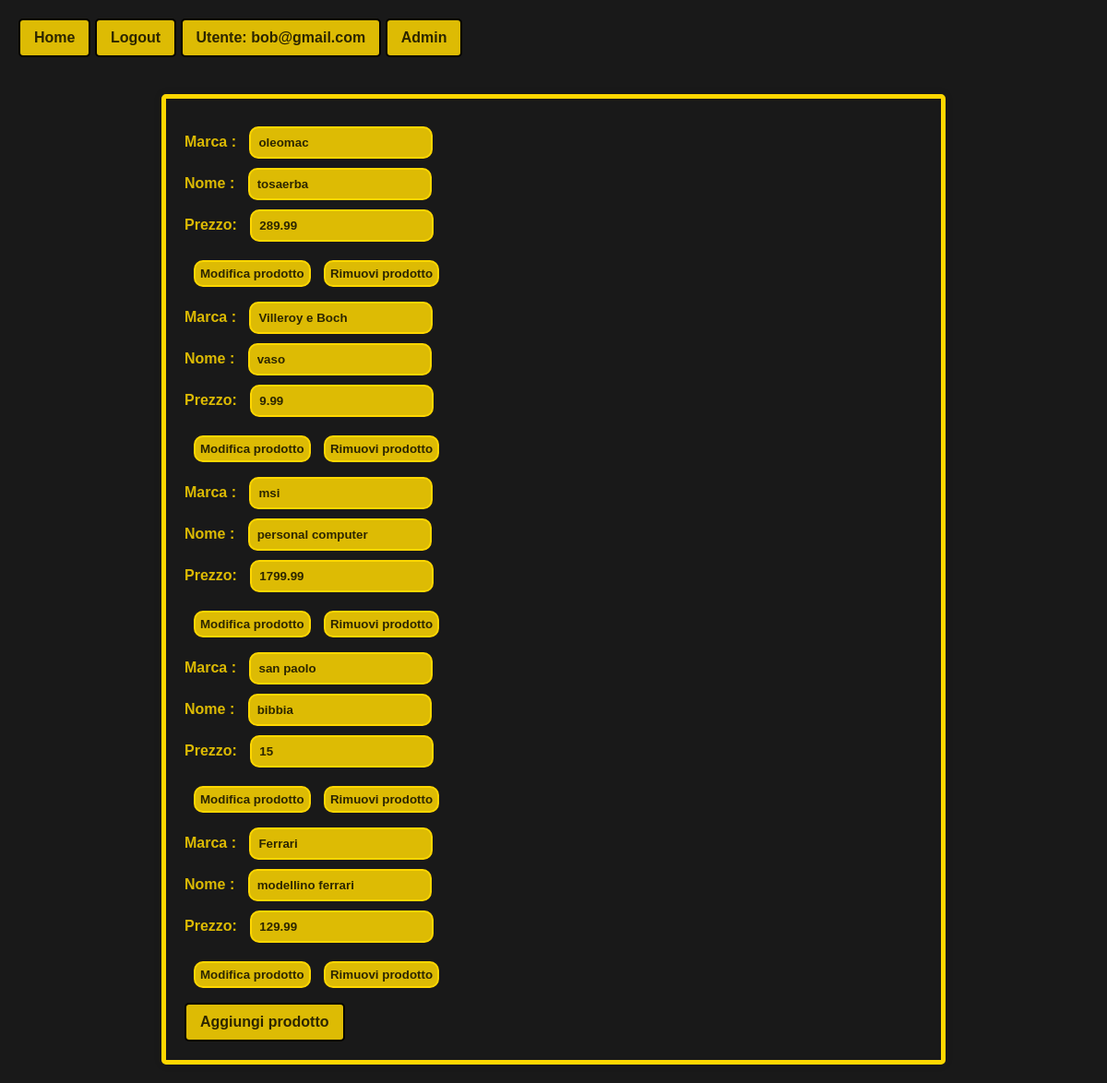
The app's page /views/admin/index.php (signed in) with its own data.
### tables this page shows
create table if not exists products
(
    id     int not null auto_increment primary key,
    nome   varchar(50),
    prezzo float,
    marca  varchar(50)
);

### models/Product.php (called while the page is built, shortened)
<?php
class Product
{
    private $id, $nome, $marca, $prezzo;
    function getId()
    {
        return $this->id;
    }
    function getBrand()
    {
        return $this->marca;
    }
    function getName()
    {
        return $this->nome;
    }
    function getPrice()
    {
        return $this->prezzo;
    }
    public static function FetchAll()
    {
        $pdo = self::connectToDatabase();
        $sql = "select * from ecommerce.products";
        return $pdo->query($sql)->fetchAll(PDO::FETCH_CLASS, 'Product');
    }
    private static function connectToDatabase()
    {
        $database = new Database("localhost", "root", "");
        return $database->connect("ecommerce");
    }
}

### views/admin/index.php (the view, shortened to what this page needs)
<?php
require '../../models/Product.php';
?>
<html>
<head>
    <link rel="stylesheet" href="../style/admin/home.css">
</head>
<body>
<?php include '../../partial/navbar.php'; ?>
<div class="products">
    <?php
    $products = Product::FetchAll();
    foreach ($products as $product) { ?>
        <form id="<?php echo $product->getId(); ?>" method="POST">
                <li> Marca : <input type="text" name="marca" placeholder="Marca"
                                    value="<?php echo $product->getBrand(); ?>"
                                    required>
                </li>
                <li> Nome : <input type="text" name="nome" placeholder="Nome" value="<?php echo $product->getName(); ?>"
                                   required></li>
                <li> Prezzo: <input type="number" name="prezzo" placeholder="Prezzo"
                                    value="<?php echo $product->getPrice(); ?>" step="0.01" min="0" required></li>
                <button type="submit" form="<?php echo $product->getId(); ?>"
                        formaction="../../actions/admin/edit_product.php">Modifica prodotto
                </button>
                <button type="submit" form="<?php echo $product->getId(); ?>"
                        formaction="../../actions/admin/delete_product.php">Rimuovi prodotto
                </button>
        </form>
    <?php } ?>
    <a class="button" href="http://localhost:63342/E-Commerce_V2/views/admin/add_product.php">Aggiungi prodotto</a>
</div>
</body>
</html>

### views/style/admin/home.css (style rules this page uses)
body { font-family: Arial, sans-serif; margin: 0; padding: 0; }
.products { max-width: 800px; margin: 20px auto; padding: 20px; border: 5px solid gold; border-radius: 5px; box-shadow: 0 0 10px rgba(0, 0, 0, 0.1); }
li { list-style-type: none; color: rgba(255, 215, 0, 0.85); font-weight: bold; margin-top: 10px; margin-bottom: 10px; }
form { margin-top: 10px; }
input { padding: 8px; background: rgba(255, 215, 0, 0.85); color: rgba(0, 0, 0, 0.8); font-weight: bold; border: 2px solid gold; border-radius: 10px; margin-left: 10px; }
button { background: rgba(255, 215, 0, 0.85); color: rgba(0, 0, 0, 0.8); font-weight: bold; border: 2px solid gold; border-radius: 10px; margin-top: 10px; margin-left: 10px; padding: 5px; }
a.button { display: inline-block; padding: 10px 15px; text-decoration: none; border-radius: 5px; border: 2px solid gold; }

### partial/navbar.php (style rules this page uses)
body { font-family: Arial, sans-serif; background: rgba(0,0,0,0.9); margin: 0; padding: 0; }
a { text-decoration: none; color: #333; padding: 10px 15px; border: 1px solid #ccc; border-radius: 5px; background-color: #fff; display: inline-block; }
a.button { color: rgba(0,0,0,0.8); background-color: rgba(255,215,0,0.85); font-weight: bold; border: 2px solid black; }

### records on screen
products: marca "oleomac", nome "tosaerba", prezzo "289.99"
products: marca "Villeroy e Boch", nome "vaso", prezzo "9.99"
products: marca "msi", nome "personal computer", prezzo "1799.99"
products: marca "san paolo", nome "bibbia", prezzo "15"
products: marca "Ferrari", nome "modellino ferrari", prezzo "129.99"

### other values on screen
$_SESSION['current_user']->getEmail() "bob@gmail.com"
